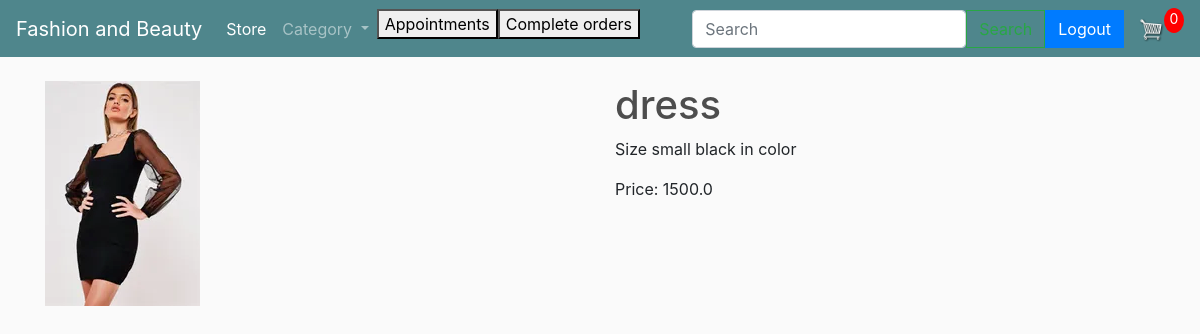
The page /products/1/ on the database its author committed.
### myfashionbeauty/models.py (models this page shows, shortened)
class Product(models.Model):
    vendor = models.ForeignKey(settings.AUTH_USER_MODEL, on_delete=models.CASCADE, null=True)
    name = models.CharField(max_length=200)
    price = models.FloatField(max_length=7, default=0.00)
    description = models.TextField(default="")
    type=models.CharField(default="none", max_length=50)
    image = models.ImageField(null=True, blank=True)

### myfashionbeauty/views.py (the view)
# urls.py: path('products/<int:pk>/', views.ProductDetailView.as_view(), name="product_view"),
class ProductDetailView(DetailView):
    model = Product
    template_name = 'product_view.html'

### myfashionbeauty/templates/product_view.html
{% extends 'main.html' %}
{% block content %}
  <div class="row">
    <div class="col-md-6">
      <img src="{{ object.image.url }}" class="img-fluid">
    </div><br>
    <div class="col-md-6">
      <h1>{{ object.name }}</h1>
      <p>{{ object.description }}</p>
      <p>Price: {{ object.price }}</p>
    </div>
  </div>
{% endblock %}

### static/css/main.css (style rules this page uses)
body { background-color: hsl(0, 0%, 98%); }
h1,h2,h3,h4,h5,h6 { color:hsl(0, 0%, 30%); }

### rows shown on the page
Product: image (picture), name "dress", description "Size small black in color", price "1500.0"
